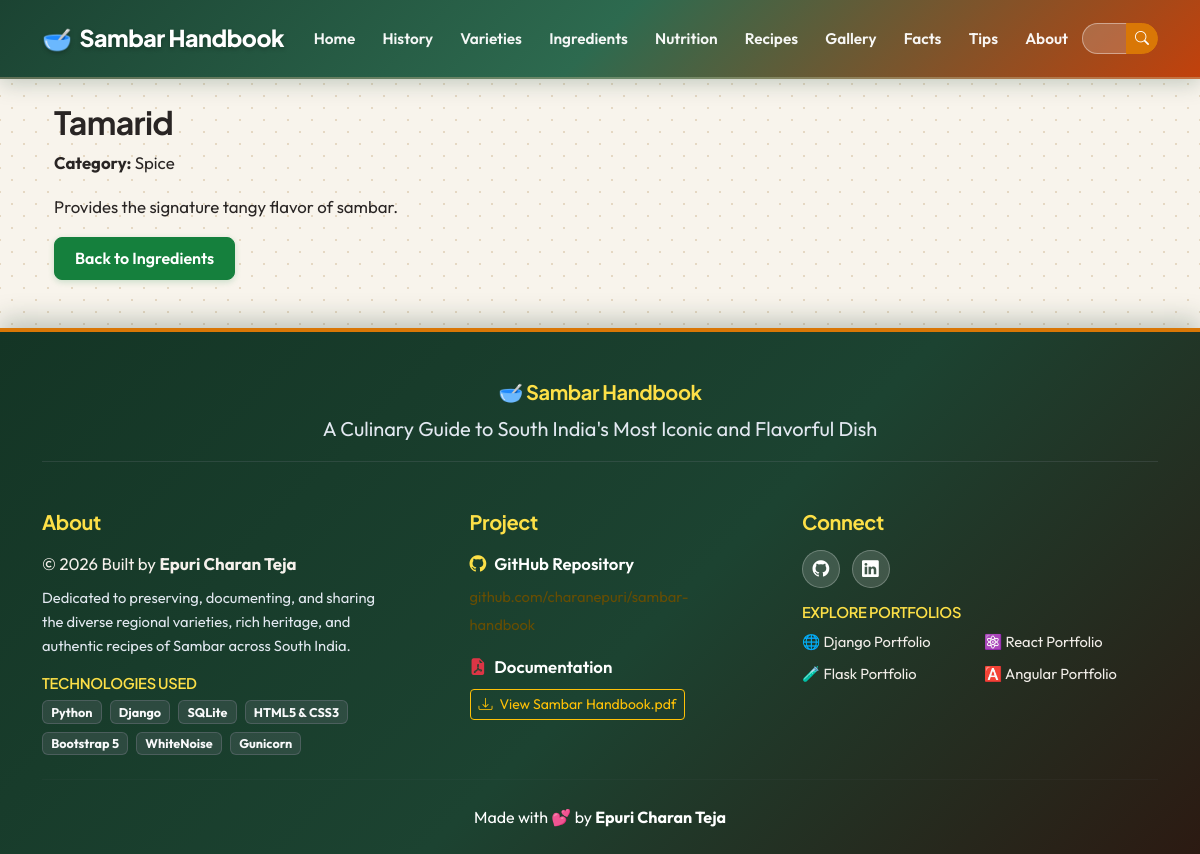
The page /ingredient/3/ on the database as committed earlier.
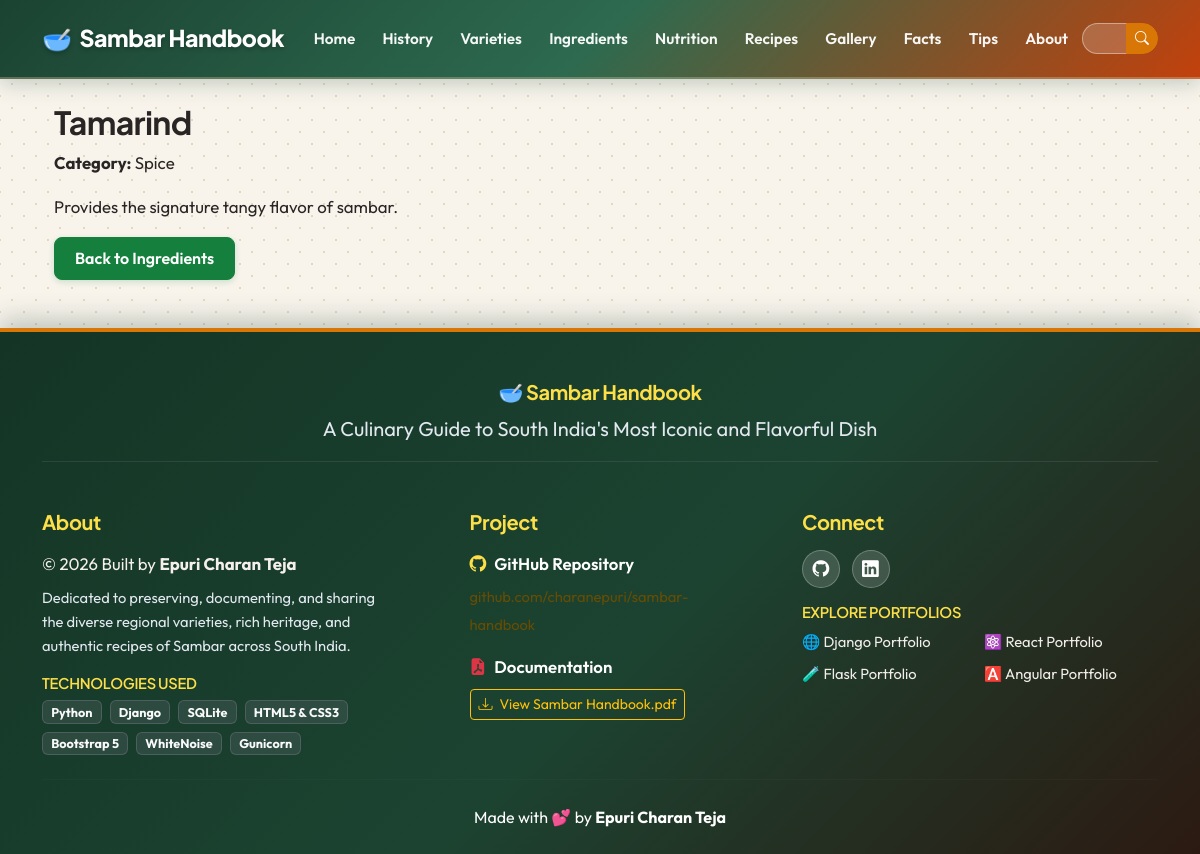
The same page on the database as committed later.
### handbook/models.py (models this page shows, shortened)
class Ingredient(models.Model):
    CATEGORY_CHOICES = [
        ('Lentil', 'Lentil'),
        ('Vegetable', 'Vegetable'),
        ('Spice', 'Spice'),
        ('Tempering', 'Tempering'),
        ('Garnish', 'Garnish'),
    ]
    name = models.CharField(max_length=100)
    category = models.CharField(
        max_length=50,
        choices=CATEGORY_CHOICES
    )
    description = models.TextField()
    image = models.ImageField(
        upload_to='ingredients/',
        blank=True,
        null=True
    )

### handbook/views.py (the view)
# urls.py: path('ingredient/<int:id>/', views.ingredient_detail, name='ingredient_detail'),
def ingredient_detail(request, id):
    ingredient = get_object_or_404(
        Ingredient,
        id=id
    )
    return render(
        request,
        'handbook/ingredient_detail.html',
        {
            'ingredient': ingredient
        }
    )

### handbook/templates/handbook/ingredient_detail.html (shortened to what this page needs)
{% extends 'handbook/base.html' %}
{% block content %}
<div class="container">
    <h2>
        {{ ingredient.name }}
    </h2>
    <p>
        <strong>Category:</strong>
        {{ ingredient.category }}
    </p>
    <p>
        {{ ingredient.description }}
    </p>
    <a href="{% url 'ingredients' %}"
       class="btn btn-success">
        Back to Ingredients
    </a>
</div>
{% endblock %}

Rows that differ between the two databases and show on the page:
changed Ingredient "Spice": name "Tamarid" → "Tamarind"
